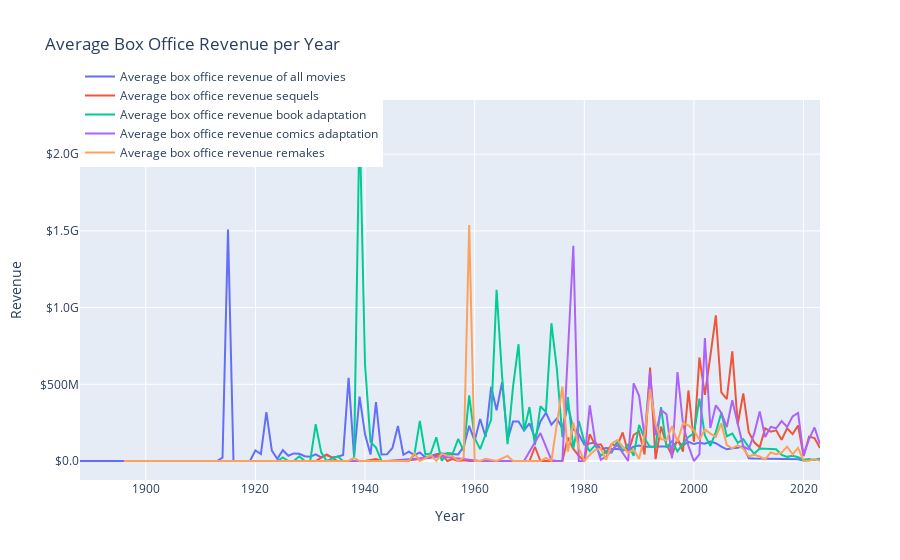

Here is the notebook cell this chart was saved with:
### Markdown cell above
Calculation and plot of the average inflation-adjusted box office revenue per year, both for all movies and for movies with sequels

### Code cell
from src.models.box_office_revenue import get_average_box_office_revenue

fig = get_average_box_office_revenue(movie_frames_concat)
fig
